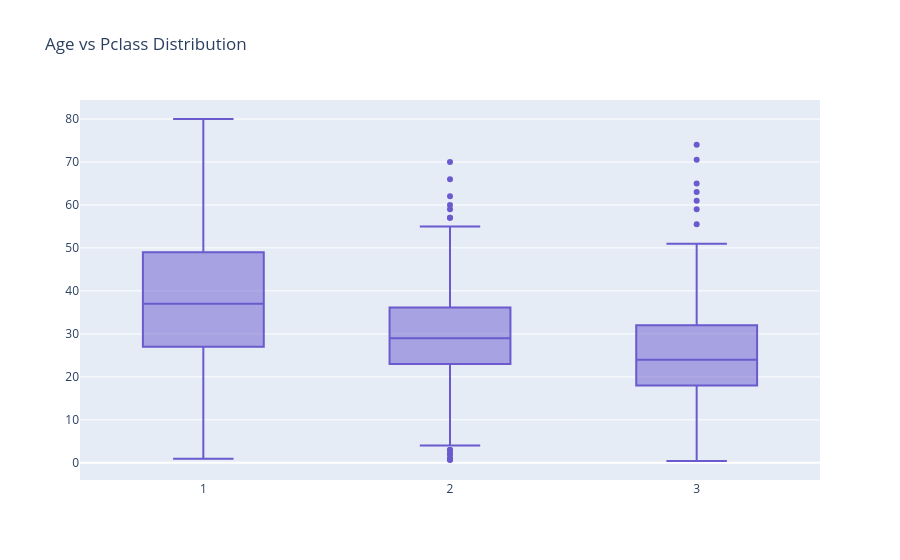

Notebook code for this chart:
### Code cell
trace=go.Box(x=data['Pclass'],y=data['Age'],marker={'color':'slateblue'})
layout=go.Layout(title="Age vs Pclass Distribution")
fig=go.Figure(data=trace,layout=layout)
fig.show()

### Figure 1 — Plotly figure (JSON) as saved in the notebook; plotly's stock layout.template omitted (floating-point values rounded to 4 significant figures; data arrays with more than 128 entries replaced by an {"elided": "..."} marker saying what was removed)
{"data": [{"marker": {"color": "slateblue"}, "type": "box", "x": {"elided": "891 int values"}, "y": {"elided": "891 float values"}}], "layout": {"title": {"text": "Age vs Pclass Distribution"}}}
